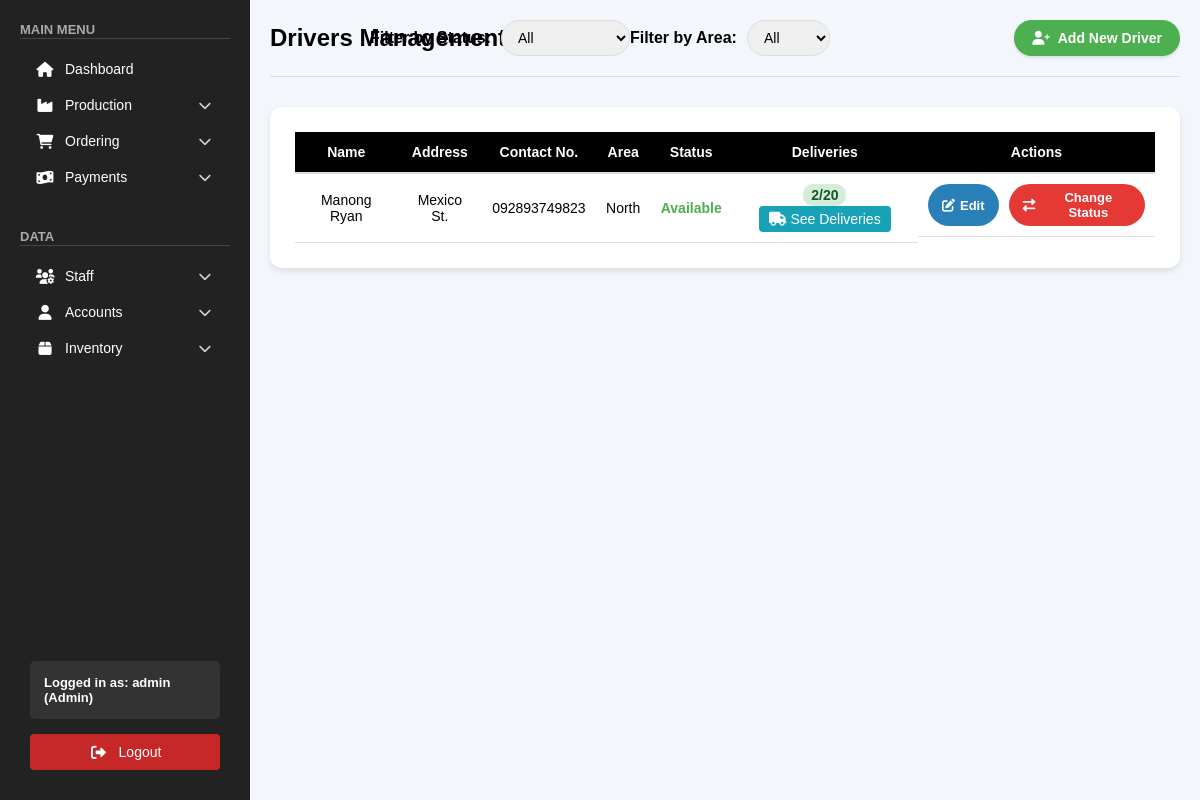
The app's page /public/pages/drivers.php (signed in), older data.
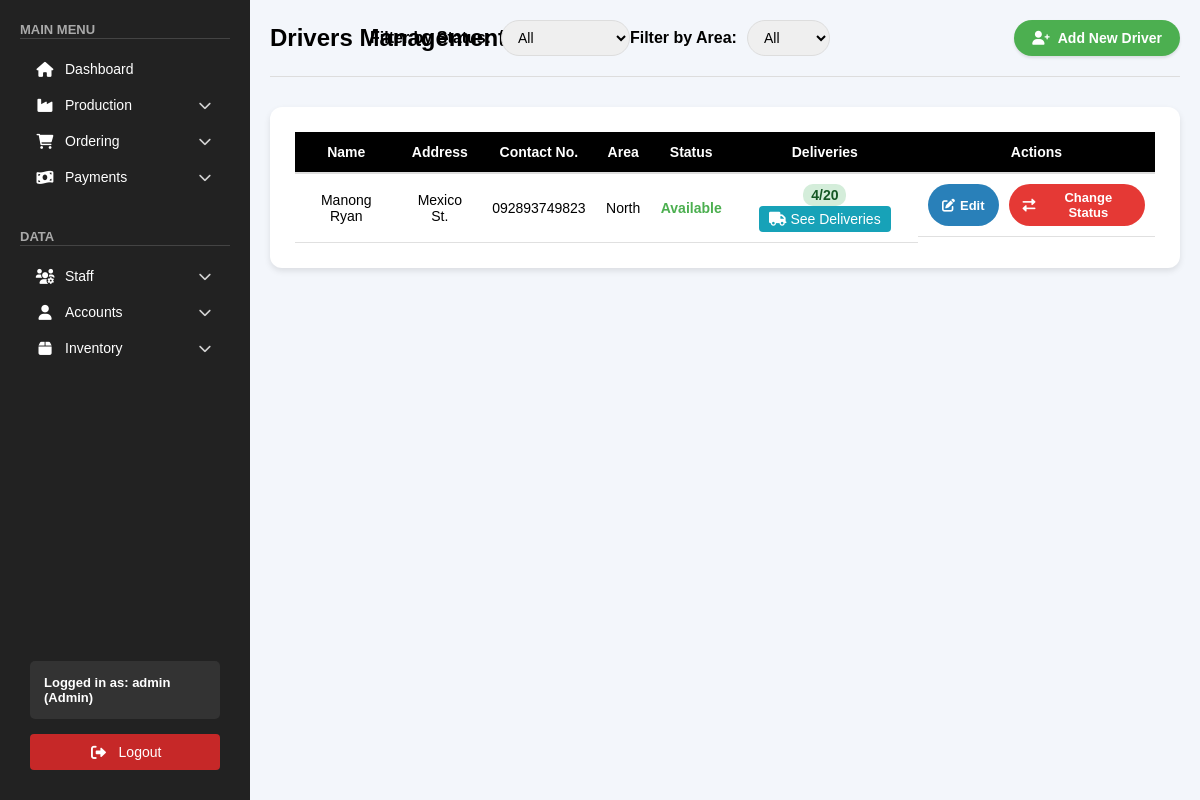
The same page, newer data.
### tables this page shows
CREATE TABLE `drivers` (
  `id` int(11) NOT NULL,
  `name` varchar(255) NOT NULL,
  `address` text NOT NULL,
  `contact_no` varchar(50) NOT NULL,
  `availability` enum('Available','Not Available') NOT NULL DEFAULT 'Available',
  `area` enum('North','South') NOT NULL DEFAULT 'North',
  `current_deliveries` int(11) NOT NULL DEFAULT 0,
  `created_at` timestamp NOT NULL DEFAULT current_timestamp(),
  `updated_at` timestamp NOT NULL DEFAULT current_timestamp() ON UPDATE current_timestamp()
);

### public/pages/drivers.php (the view, shortened to what the changed rows need)
<?php
include "../../backend/db_connection.php";
$status_filter = $_GET['status'] ?? '';
$area_filter = $_GET['area'] ?? '';
$sql = "SELECT id, name, address, contact_no, availability, area, current_deliveries, created_at FROM drivers WHERE 1=1";
$sql .= " ORDER BY name ASC";
if (!empty($status_filter) && !empty($area_filter)) {
    $stmt = $conn->prepare($sql);
    $stmt->bind_param("ss", $status_filter, $area_filter);
    $stmt->execute();
    $result = $stmt->get_result();
} elseif (!empty($status_filter)) {
    $stmt = $conn->prepare($sql);
    $stmt->bind_param("s", $status_filter);
    $stmt->execute();
    $result = $stmt->get_result();
} elseif (!empty($area_filter)) {
    $stmt = $conn->prepare($sql);
    $stmt->bind_param("s", $area_filter);
    $stmt->execute();
    $result = $stmt->get_result();
} else {
    $result = $conn->query($sql);
}
?>
<!DOCTYPE html>
<html lang="en">
<head>
    <link rel="stylesheet" href="/css/accounts.css">
    <link rel="stylesheet" href="/css/drivers.css">
    <link rel="stylesheet" href="/css/sidebar.css">
    <link rel="stylesheet" href="https://cdnjs.cloudflare.com/ajax/libs/font-awesome/6.0.0/css/all.min.css">
    <link rel="stylesheet" href="https://cdnjs.cloudflare.com/ajax/libs/toastr.js/latest/toastr.min.css">
    <link rel="stylesheet" href="/css/toast.css">
</head>
<body>
    <?php include '../sidebar.php'; ?>
    <div class="main-content">
        <div class="accounts-header">
            <h1>Drivers Management</h1>
        </div>
        <div class="accounts-table-container">
            <table class="accounts-table">
                <thead>
                    <tr>
                        <th>Name</th>
                        <th>Address</th>
                        <th>Contact No.</th>
                        <th>Area</th>
                        <th>Status</th>
                        <th>Deliveries</th>
                        <th>Actions</th>
                    </tr>
                </thead>
                <tbody>
                    <?php if ($result && $result->num_rows > 0): ?>
                        <?php while ($row = $result->fetch_assoc()):
                            $deliveryClass = 'delivery-count-low';
                        ?>
                            <tr>
                                <td><?= htmlspecialchars($row['name']) ?></td>
                                <td><?= htmlspecialchars($row['address']) ?></td>
                                <td><?= htmlspecialchars($row['contact_no']) ?></td>
                                <td><?= htmlspecialchars($row['area']) ?></td>
                                <td class="<?= 'status-' . strtolower(str_replace(' ', '-', $row['availability'])) ?>">
                                    <?= htmlspecialchars($row['availability']) ?>
                                </td>
                                <td>
                                    <span class="delivery-count <?= $deliveryClass ?>">
                                        <?= $row['current_deliveries'] ?>/20
                                    </span>
                                    <button class="see-deliveries-btn" onclick="viewDriverDeliveries(<?= $row['id'] ?>, '<?= htmlspecialchars(addslashes($row['name'])) ?>')">
                                        <i class="fas fa-truck"></i> See Deliveries
                                    </button>
                                </td>
                                <td class="action-buttons">
                                    <button class="edit-btn" onclick="openEditDriverForm(<?= $row['id'] ?>, '<?= htmlspecialchars(addslashes($row['name'])) ?>', '<?= htmlspecialchars(addslashes($row['address'])) ?>', '<?= htmlspecialchars(addslashes($row['contact_no'])) ?>', '<?= htmlspecialchars($row['availability']) ?>', '<?= htmlspecialchars($row['area']) ?>')">
                                        <i class="fas fa-edit"></i> Edit
                                    </button>
                                    <button class="status-btn" onclick="openStatusModal(<?= $row['id'] ?>, '<?= htmlspecialchars(addslashes($row['name'])) ?>')">
                                        <i class="fas fa-exchange-alt"></i> Change Status
                                    </button>
                                </td>
                            </tr>
                        <?php endwhile; ?>
                    <?php else: ?>
                        <tr>
                            <td colspan="7" class="no-accounts">No drivers found.</td>
                        </tr>
                    <?php endif; ?>
                </tbody>
            </table>
        </div>
    </div>
</body>
</html>

Row changes from the older to the newer data that the page shows:
changed drivers "Manong Ryan": current_deliveries "2" → "4"
